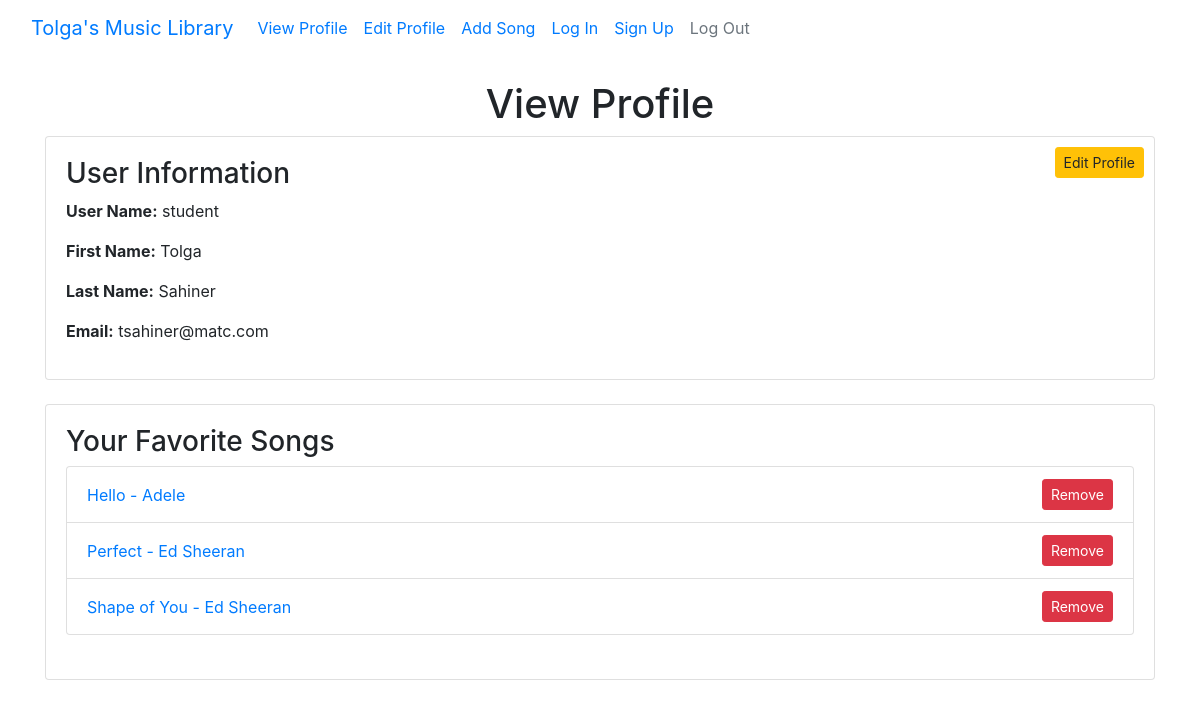
Page /view_profile.php (signed in) on the committed database.
### tables this page shows
CREATE TABLE `user` (
  `user_id` int NOT NULL AUTO_INCREMENT,
  `username` varchar(50) NOT NULL,
  `first_name` varchar(100) NOT NULL,
  `last_name` varchar(100) NOT NULL,
  `email` varchar(155) NOT NULL,
  `password_hash` varchar(255) NOT NULL,
  `role` varchar(50) DEFAULT NULL,
  PRIMARY KEY (`user_id`)
);

CREATE TABLE `song` (
  `song_id` int NOT NULL AUTO_INCREMENT,
  `song_name` varchar(155) NOT NULL,
  `artist_name` varchar(155) NOT NULL,
  `song_chords` longtext NOT NULL,
  `song_notes` varchar(100) NOT NULL,
  `song_url` longtext,
  PRIMARY KEY (`song_id`)
);

### view_profile.php (the view, shortened to what this page needs)
<?php
require_once('db_connection.php');
require_once('navbar.php');
$user_id = $_SESSION['user_id'] ?? null;
$user_query = "SELECT * FROM user WHERE user_id = ?";
$stmt = mysqli_prepare($dbc, $user_query);
mysqli_stmt_bind_param($stmt, 'i', $user_id);
mysqli_stmt_execute($stmt);
$user_result = mysqli_stmt_get_result($stmt);
$user = mysqli_fetch_assoc($user_result);
$fav_songs_query = "
    SELECT song.song_id, song.song_name AS title, song.artist_name AS artist
    FROM user_favorite_songs
    INNER JOIN song ON user_favorite_songs.song_id = song.song_id
    WHERE user_favorite_songs.user_id = ?";
$fav_stmt = mysqli_prepare($dbc, $fav_songs_query);
mysqli_stmt_bind_param($fav_stmt, 'i', $user_id);
mysqli_stmt_execute($fav_stmt);
$fav_songs_result = mysqli_stmt_get_result($fav_stmt);
?>
<!DOCTYPE html>
<html>
<head>
    <link rel="stylesheet" href="https://stackpath.bootstrapcdn.com/bootstrap/4.2.1/css/bootstrap.min.css"
>
</head>
<body>
    <div class="container mt-4">
        <h1 class="text-center">View Profile</h1>
        <div class="card mb-4">
            <div class="card-body position-relative">
                <h3>User Information</h3>
                <p><strong>User Name:</strong> <?= htmlspecialchars($user['username']) ?></p>
                <p><strong>First Name:</strong> <?= htmlspecialchars($user['first_name']) ?></p>
                <p><strong>Last Name:</strong> <?= htmlspecialchars($user['last_name']) ?></p>
                <p><strong>Email:</strong> <?= htmlspecialchars($user['email']) ?></p>
                <a href="edit_profile.php" class="btn btn-warning btn-sm edit-btn">Edit Profile</a>
            </div>
        </div>
        <div class="card mb-4">
            <div class="card-body">
                <h3>Your Favorite Songs</h3>
                <?php if (mysqli_num_rows($fav_songs_result) > 0): ?>
                    <ul class="list-group mb-4">
                        <?php while ($fav_song = mysqli_fetch_assoc($fav_songs_result)): ?>
                            <li class="list-group-item d-flex justify-content-between align-items-center">
                                <a href="song.php?id=<?= $fav_song['song_id'] ?>" class="text-decoration-none">
                                    <?= htmlspecialchars($fav_song['title']) ?> - <?= htmlspecialchars($fav_song['artist']) ?>
                                </a>
                                <form method="POST" style="margin: 0;">
                                    <button type="submit" class="btn btn-danger btn-sm">Remove</button>
                                </form>
                            </li>
                        <?php endwhile; ?>
                    </ul>
                <?php endif; ?>
            </div>
        </div>
    </div>
</body>
</html>

### navbar.php (shortened to what this page needs)
<nav class="navbar navbar-expand-lg bg-body-tertiary">
  <div class="container-fluid">
    <a class="navbar-brand" href="index.php">Tolga's Music Library</a>
    <div class="collapse navbar-collapse" id="navbarNav">
      <ul class="navbar-nav">
        <li class="nav-item">
          <a class="nav-link active" aria-current="page" href="view_profile.php">View Profile</a>
        </li>
        <li class="nav-item">
          <a class="nav-link active" aria-current="page" href="edit_profile.php">Edit Profile</a>
        </li>
        <li class="nav-item">
          <a class="nav-link" href="add_song.php">Add Song</a>
        </li>
        <li class="nav-item">
          <a class="nav-link" href="login.php">Log In</a>
        </li>
        <li class="nav-item">
          <a class="nav-link" href="signup.php">Sign Up</a>
        </li>
        <li class="nav-item">
          <a class="nav-link text-secondary" href="logout.php">Log Out</a>
        </li>
      </ul>
    </div>
  </div>
</nav>

### view_profile.php (style rules this page uses)
.edit-btn { position: absolute; top: 10px; right: 10px; }

### rows in the picture
user: username "student", first_name "Tolga", last_name "Sahiner", email "tsahiner@matc.com"
song: song_name "Hello", artist_name "Adele"
song: song_name "Perfect", artist_name "Ed Sheeran"
song: song_name "Shape of You", artist_name "Ed Sheeran"
